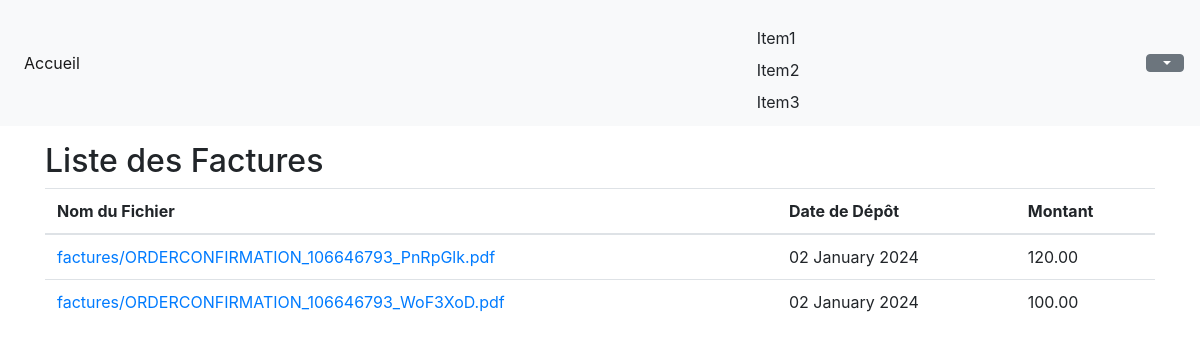
Page /montapp/lister_factures/ on the committed database.
### montapp/models.py (models this page shows, shortened)
class Facture(models.Model):
    montant = models.DecimalField(max_digits=10, decimal_places=2)
    fichier = models.FileField(upload_to='factures/')
    utilisateur = models.ForeignKey(User, on_delete=models.CASCADE, related_name='factures')
    utilisateurs = models.ManyToManyField(User, blank=True, related_name='factures_associees')
    date_depot = models.DateField(auto_now_add=True)

### montapp/views.py (the view)
# urls.py: path('lister_factures/', lister_factures, name='lister_factures'),
def lister_factures(request):
    factures = Facture.objects.all()
    return render(request, 'montapp/liste_factures.html', {'factures': factures})

### montapp/templates/montapp/liste_factures.html (shortened to what this page needs)
<html>
        <link rel="stylesheet" href="https://stackpath.bootstrapcdn.com/bootstrap/4.5.2/css/bootstrap.min.css">
    <body>
        {% include "montapp/header.html" %}
        {% block content %}
        {% load l10n %}
        <div class="container mt-3">
            <h2>Liste des Factures</h2>
            <table class="table">
                <thead>
                    <tr>
                        <th>Nom du Fichier</th>
                        <th>Date de Dépôt</th>
                        <th>Montant</th>
                    </tr>
                </thead>
                <tbody>
                    {% for facture in factures %}
                    <tr>
                        <td><a href="{{ facture.fichier.url }}" target="_blank">{{ facture.fichier.name }}</a></td>
                        <td>{{ facture.date_depot|date:"d F Y" }}</td>
                        <td>{{ facture.montant }}</td>
                    </tr>
                    {% empty %}
                            <tr>
                                <td colspan="3">Aucune facture disponible</td>
                            </tr>
                    {% endfor %}
                </tbody>
            </table>
        </div>
        {% endblock %}
    </body>
</html>

### rows in the picture
Facture: fichier.name "factures/ORDERCONFIRMATION_106646793_PnRpGlk.pdf", date_depot "02 January 2024", montant "120.00"
Facture: fichier.name "factures/ORDERCONFIRMATION_106646793_WoF3XoD.pdf", date_depot "02 January 2024", montant "100.00"
